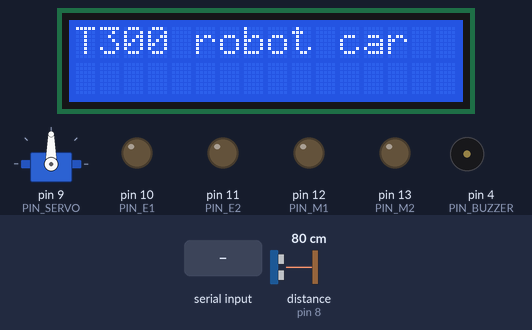
A sketch run on a simulated Arduino Mega 2560, built with avr-gcc and run on an emulated ATmega2560. Parts: servo, 16×2 character LCD, output pins drawn as LEDs (lit = HIGH), buzzer (waves = sounding, pin HIGH). The test bench sets the inputs (shaded band); at power-on: distance to the obstacle (sensor on pin 8) 80 cm. The echo pulse lasts 58.3 µs per cm.

Above: at 1.4 s.
1.5 s: "M" received over the second serial link
At 2.4 s:
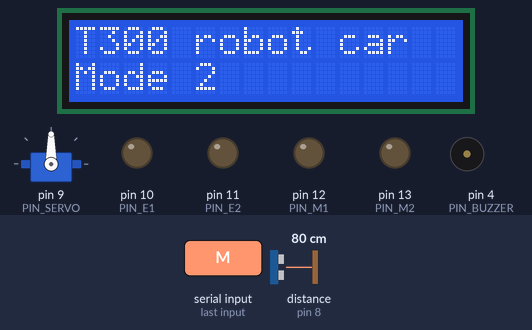
3.2 s: "T" received over the second serial link
At 3.7 s:
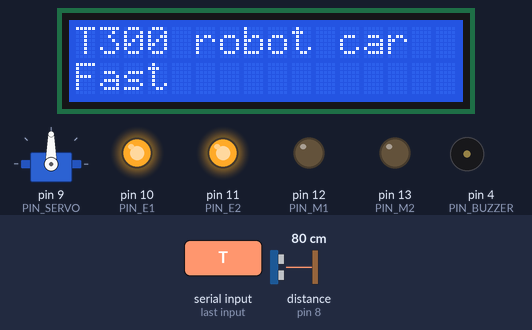
4.7 s: "X" received over the second serial link
At 5.9 s:
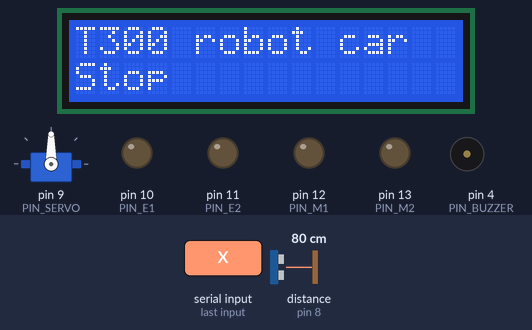
6.2 s: "Q" received over the second serial link
At 7.1 s:
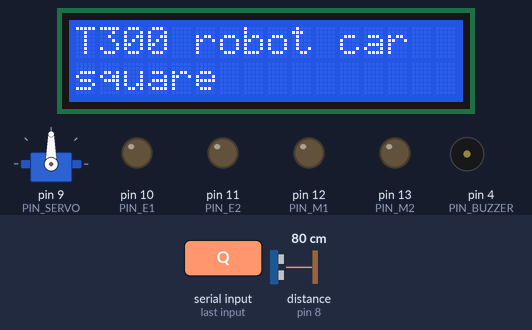
7.7 s: "C" received over the second serial link
At 8.3 s:
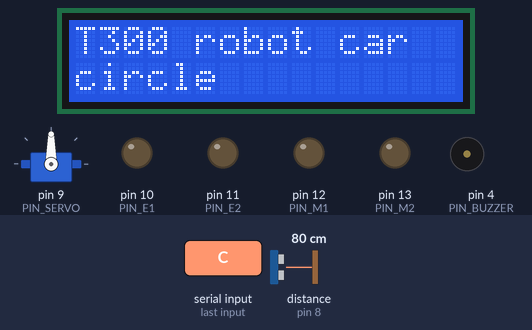
9.2 s: "M" received over the second serial link
At 10.7 s:
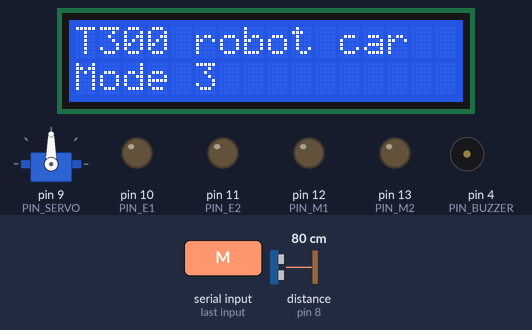
Timing chart, 0 to 11.7 s (numbered marks = the images above; inputs shaded):
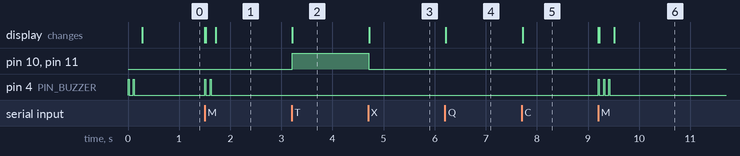

The sketch:

T300_20191208.ino
```cpp
// Setup with 10 keys as defined in the root folder and used with kreier/remote and BitBlue on iOS
//
// Matrix for control - mode1
//
// key index M1[] M2[] SPED text
//  F    0   HIGH HIGH 255  forward
//  B    1   LOW  LOW  255  backward
//  L    2   HIGH LOW  255  left
//  R    3   LOW  HIGH 255  right
//
//
//


#include <NewPing.h>
#include <Servo.h>
#include <Wire.h>
#include <LiquidCrystal_I2C.h>

#define PIN_BUZZER     4
#define PIN_TRIGGER    7
#define PIN_ECHO       8
#define PIN_SERVO      9
#define PIN_E1        10 // enable - with PWM
#define PIN_M1        12
#define PIN_E2        11
#define PIN_M2        13
#define MAX_DISTANCE 350

int  spd = 0;
char BTinput = '0';
int BTkey = 0;
int  pos = 0;
int  mode = 1;
int keyindex[] = {"F","B","L","R","T","C","X","Q","M","S"};
String message = "Stop   ";
boolean M1[] = {HIGH, LOW, HIGH, LOW};
boolean M2[] = {HIGH, LOW, LOW, HIGH};
int sped[] = {255, 255, 200, 200};
String text[] = {"forward","backward","left","right"};

LiquidCrystal_I2C lcd(0x27, 16, 2);
NewPing sonar(PIN_TRIGGER, PIN_ECHO, MAX_DISTANCE);
Servo myservo;

int distance() {
   return sonar.ping_cm(); // 10 pings per second
}

void buz() {
    digitalWrite(PIN_BUZZER, HIGH);
    lcd.noBacklight();
    delay(20);
    digitalWrite(PIN_BUZZER, LOW);
    lcd.backlight();
}

void beep(int beeps) {
  for(int i = 0; i < beeps; i++) {
    buz();
    delay(80);
  }
}

void disp(int lcd_x, int lcd_y, String text) {
  Serial1.print( text );
  lcd.setCursor(lcd_x, lcd_y);
  lcd.print( text );
}

void setup() {
  pinMode(PIN_TRIGGER, OUTPUT);
  pinMode(PIN_ECHO, INPUT);
  pinMode(PIN_SERVO, OUTPUT);
  pinMode(PIN_BUZZER, OUTPUT);
  pinMode(PIN_M1, OUTPUT);
  pinMode(PIN_M2, OUTPUT);
  analogWrite(PIN_E1, spd);
  analogWrite(PIN_E2, spd);
  myservo.attach(PIN_SERVO);
  myservo.write(90);

  beep(2);
  Serial1.begin(9600);  // HC-10 BLE on pin 0 and 1
  lcd.init();
  //lcd.backlight();
  disp(0, 0, "T300 robot car");
}


void loop() {
  if (Serial1.available())
  {
    BTinput = Serial1.read();
    // MODE 1: Drive
    if(BTinput == 'F'  && mode == 1) { // up - forward
        digitalWrite(PIN_M1, HIGH);
        digitalWrite(PIN_M2, HIGH);
        message = "forward ";
        if(spd == 0) spd = 200;
    }
    if(BTinput == 'B' && mode == 1) { // down - backward
        digitalWrite(PIN_M1, LOW);
        digitalWrite(PIN_M2, LOW);
        message = "backward";
        if(spd == 0) spd = 200;
    }
    if(BTinput == 'L' && mode == 1) { // left turn
        digitalWrite(PIN_M1, HIGH);
        digitalWrite(PIN_M2, LOW);
        message = "left    ";
        if(spd == 0) spd = 128;
    }
    if(BTinput == 'R' && mode == 1) { // right turn
        digitalWrite(PIN_M1, LOW);
        digitalWrite(PIN_M2, HIGH);
        message = "right   ";
        if(spd == 0) spd = 128;
    }
    if(BTinput == 'S') {          // square  - A - autonomus with the servo
      for (pos = 30; pos <= 150; pos += 1) {
        myservo.write(pos);
        delay(15);
      }
      for (pos = 150; pos >= 30; pos -= 1) {
         myservo.write(pos);
         delay(15);
      }
      myservo.write(90);
      message = "scanning";
    }
    if(BTinput == 'T') {
      spd = 255; // triangle - B - FAST
      message = "Fast    ";
    }
    if(BTinput == 'M') {          // circle   - Y - SELECT
      // what is my mode? Beep 1 for remote 2 for autonomus and 3 for autonomus with ultrasonic beep
      mode++;
      if(mode > 4) mode = 1;
      beep(mode);
      message = "Mode ";
      message += String(mode);
      message += "   ";
    }
    if(BTinput == 'X') {
      spd = 0;   // cross   - X - STOP
      message = "Stop    ";
    }
    if(BTinput == 'Q') message = "square  ";
    if(BTinput == 'C') message = "circle  ";
    disp(0, 1, message);
    analogWrite(PIN_E1, spd);
    analogWrite(PIN_E2, spd);
  }
  distance();
}
```

Measured:
- after the input at 1.5 s, pin 4 (PIN_BUZZER): alternates HIGH for 0.02 s and LOW for 0.08 s, 4 changes in all, then stays LOW, starting at once; the display: first changes at once (image 1 shows a later state)
- after the input at 3.2 s, pin 10 (PIN_E1), pin 11 (PIN_E2): LOW → HIGH at once; the display: changes at once (image 2)
- after the input at 4.7 s, pin 10 (PIN_E1), pin 11 (PIN_E2): HIGH → LOW at once; the display: changes at once (image 3)
- after the input at 6.2 s, the display: changes at once (image 4)
- after the input at 7.7 s, the display: changes at once (image 5)
- after the input at 9.2 s, pin 4 (PIN_BUZZER): alternates HIGH for 0.02 s and LOW for 0.08 s, 6 changes in all, then stays LOW, starting at once; the display: first changes at once (image 6 shows a later state)
